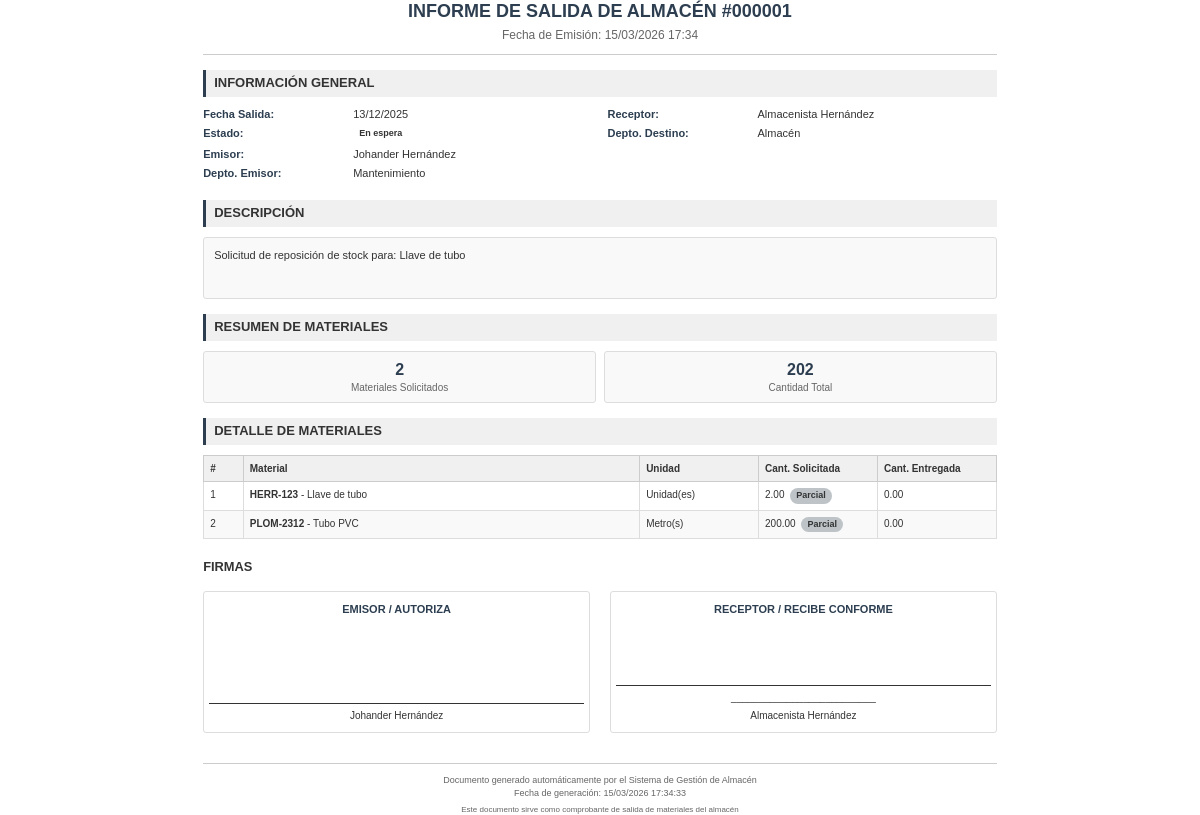
Screenshot of /inventario/imprimirsalida.php?id=1 with the database file from the repository.
### tables this page shows
CREATE TABLE `solicitud_salida_almacen` (
  `id_solicitud` int(11) NOT NULL AUTO_INCREMENT,
  `fecha` date NOT NULL,
  `emisor` varchar(100) NOT NULL,
  `departamento_emisor` int(11) NOT NULL,
  `receptor` varchar(100) NOT NULL,
  `departamento_destino` int(11) NOT NULL,
  `descripcion` text DEFAULT NULL,
  `estado` enum('En espera','Pendiente','Finalizada','Rechazada') DEFAULT 'En espera',
  PRIMARY KEY (`id_solicitud`),
  KEY `departamento_emisor` (`departamento_emisor`),
  KEY `departamento_destino` (`departamento_destino`),
  CONSTRAINT `solicitud_salida_almacen_ibfk_1` FOREIGN KEY (`departamento_emisor`) REFERENCES `departamentos` (`id_departamento`) ON DELETE CASCADE ON UPDATE CASCADE,
  CONSTRAINT `solicitud_salida_almacen_ibfk_2` FOREIGN KEY (`departamento_destino`) REFERENCES `departamentos` (`id_departamento`) ON DELETE CASCADE ON UPDATE CASCADE
);

CREATE TABLE `departamentos` (
  `id_departamento` int(11) NOT NULL AUTO_INCREMENT,
  `nombre` varchar(100) NOT NULL,
  `descripcion` text DEFAULT NULL,
  `ubicacion` varchar(150) DEFAULT NULL,
  `telefono` varchar(20) DEFAULT NULL,
  `email` varchar(100) DEFAULT NULL,
  `responsable` varchar(100) DEFAULT NULL,
  `fecha_creacion` timestamp NOT NULL DEFAULT current_timestamp(),
  PRIMARY KEY (`id_departamento`),
  UNIQUE KEY `nombre` (`nombre`)
);

CREATE TABLE `detalle_salida_almacen` (
  `id_detalle` int(11) NOT NULL AUTO_INCREMENT,
  `id_solicitud` int(11) NOT NULL,
  `id_insumo` varchar(50) NOT NULL,
  `cantidad_solicitada` decimal(10,2) NOT NULL DEFAULT 0.00,
  `cantidad_entregada` decimal(10,2) NOT NULL DEFAULT 0.00,
  `firma_emisor` varchar(255) DEFAULT NULL,
  `firma_receptor` varchar(255) DEFAULT NULL,
  `fecha_registro` timestamp NOT NULL DEFAULT current_timestamp(),
  PRIMARY KEY (`id_detalle`),
  KEY `id_solicitud` (`id_solicitud`),
  KEY `id_insumo` (`id_insumo`),
  CONSTRAINT `detalle_salida_almacen_ibfk_1` FOREIGN KEY (`id_solicitud`) REFERENCES `solicitud_salida_almacen` (`id_solicitud`) ON DELETE CASCADE,
  CONSTRAINT `detalle_salida_almacen_ibfk_2` FOREIGN KEY (`id_insumo`) REFERENCES `insumos` (`id_insumo`) ON DELETE CASCADE
);

CREATE TABLE `insumos` (
  `id_insumo` varchar(50) NOT NULL,
  `abreviatura_categoria` varchar(10) DEFAULT NULL,
  `codigo_numerico` int(11) DEFAULT NULL,
  `nombre` varchar(100) NOT NULL,
  `descripcion` text DEFAULT NULL,
  `unidad_medida` varchar(50) NOT NULL,
  `cantidad` decimal(10,2) DEFAULT 0.00,
  `stock_minimo` decimal(10,2) DEFAULT 1.00,
  `stock_maximo` decimal(10,2) DEFAULT 5.00,
  `imagen` varchar(255) DEFAULT NULL,
  `fecha_registro` datetime DEFAULT current_timestamp(),
  `id_categoria` int(11) DEFAULT NULL,
  PRIMARY KEY (`id_insumo`),
  KEY `fk_categoria_insumo` (`id_categoria`),
  CONSTRAINT `fk_categoria_insumo` FOREIGN KEY (`id_categoria`) REFERENCES `categorias_insumo` (`id_categoria`) ON DELETE SET NULL ON UPDATE CASCADE
);

### inventario/salidaalmacen.php (called while the page is built, shortened)
<?php
class SalidaAlmacen {
    private $conexion;
    public function __construct($conexion) {
        $this->conexion = $conexion;
    }
    public function obtener($id_solicitud) {
        try {
            $sql = "SELECT s.*, d1.nombre AS nombre_departamento_emisor, d2.nombre AS nombre_departamento_destino
                    FROM solicitud_salida_almacen s
                    INNER JOIN departamentos d1 ON s.departamento_emisor = d1.id_departamento
                    INNER JOIN departamentos d2 ON s.departamento_destino = d2.id_departamento
                    WHERE s.id_solicitud = ?";
            $sentencia = $this->conexion->prepare($sql);
            $sentencia->execute([$id_solicitud]);
            return $sentencia->fetch(PDO::FETCH_OBJ);
        } catch(PDOException $e) {
            echo "Error SQL obtener salida: ".$e->getMessage();
            return false;
        }
    }
    public function obtenerDetalle($id_solicitud) {
        try {
            $sql = "SELECT d.id_detalle, d.id_insumo, i.nombre, i.unidad_medida AS unidad, i.imagen,
                           d.cantidad_solicitada, d.cantidad_entregada,
                           d.firma_emisor, d.firma_receptor
                    FROM detalle_salida_almacen d
                    INNER JOIN insumos i ON d.id_insumo = i.id_insumo
                    WHERE d.id_solicitud = ?";
            $sentencia = $this->conexion->prepare($sql);
            $sentencia->execute([$id_solicitud]);
            return $sentencia->fetchAll(PDO::FETCH_OBJ);
        } catch(PDOException $e) {
            echo "Error SQL detalle salida: ".$e->getMessage();
            return [];
        }
    }
}
?>

### inventario/imprimirsalida.php (the view, shortened to what this page needs)
<?php
$id_solicitud = (int)$_GET['id'];
include_once "../conex.php";
require_once "SalidaAlmacen.php";
$salidaObj = new SalidaAlmacen($conexion);
$solicitud = $salidaObj->obtener($id_solicitud);
$detalles = $salidaObj->obtenerDetalle($id_solicitud);
$total_materiales = count($detalles);
$cantidad_total_solicitada = 0;
foreach($detalles as $d) {
    $cantidad_total_solicitada += $d->cantidad_solicitada;
}
?>
<!DOCTYPE html>
<html>
<head>
</head>
<body>
<div class="contenedor">
    <div class="encabezado">
        <h1>INFORME DE SALIDA DE ALMACÉN #<?= str_pad($id_solicitud, 6, '0', STR_PAD_LEFT) ?></h1>
        <div class="subtitulo">Fecha de Emisión: <?= date('d/m/Y H:i') ?></div>
    </div>
    <div class="seccion">
        <h3>INFORMACIÓN GENERAL</h3>
        <div class="compact-grid">
            <div>
                <div class="info-item">
                    <strong>Fecha Salida:</strong> <?= date('d/m/Y', strtotime($solicitud->fecha)) ?>
                </div>
                <div class="info-item">
                    <strong>Estado:</strong>
                    <span class="estado-badge estado-<?= strtolower(str_replace(' ', '-', $solicitud->estado ?? 'pendiente')) ?>">
                        <?= $solicitud->estado ?? 'Pendiente' ?>
                    </span>
                </div>
                <div class="info-item">
                    <strong>Emisor:</strong> <?= htmlspecialchars($solicitud->emisor) ?>
                </div>
                <div class="info-item">
                    <strong>Depto. Emisor:</strong> <?= $solicitud->nombre_departamento_emisor ?>
                </div>
            </div>
            <div>
                <div class="info-item">
                    <strong>Receptor:</strong> <?= htmlspecialchars($solicitud->receptor) ?>
                </div>
                <div class="info-item">
                    <strong>Depto. Destino:</strong> <?= $solicitud->nombre_departamento_destino ?>
                </div>
            </div>
        </div>
    </div>
    <?php if ($solicitud->descripcion): ?>
    <div class="seccion">
        <h3>DESCRIPCIÓN</h3>
        <div class="descripcion">
            <?= nl2br(htmlspecialchars($solicitud->descripcion)) ?>
        </div>
    </div>
    <?php endif; ?>
    <?php if ($total_materiales > 0): ?>
    <div class="seccion">
        <h3>RESUMEN DE MATERIALES</h3>
        <div class="estadisticas">
            <div class="estadistica-item">
                <div class="estadistica-numero"><?= $total_materiales ?></div>
                <div class="estadistica-texto">Materiales Solicitados</div>
            </div>
            <div class="estadistica-item">
                <div class="estadistica-numero"><?= $cantidad_total_solicitada ?></div>
                <div class="estadistica-texto">Cantidad Total</div>
            </div>
        </div>
    </div>
    <?php endif; ?>
    <?php if (!empty($detalles)): ?>
    <div class="seccion">
        <h3>DETALLE DE MATERIALES</h3>
        <table class="tabla-materiales">
            <thead>
                <tr>
                    <th style="width: 5%">#</th>
                    <th style="width: 50%">Material</th>
                    <th style="width: 15%">Unidad</th>
                    <th style="width: 15%">Cant. Solicitada</th>
                    <th style="width: 15%">Cant. Entregada</th>
                </tr>
            </thead>
            <tbody>
                <?php foreach($detalles as $index => $d): ?>
                <tr>
                    <td><?= $index + 1 ?></td>
                    <td>
                        <strong><?= htmlspecialchars($d->id_insumo) ?></strong> -
                        <?= htmlspecialchars(substr($d->nombre, 0, 40)) ?>
                    </td>
                    <td><?= htmlspecialchars($d->unidad) ?></td>
                    <td>
                        <?= $d->cantidad_solicitada ?>
                        <?php if (isset($d->cantidad_entregada) && $d->cantidad_entregada < $d->cantidad_solicitada): ?>
                            <span class="estado-badge estado-pendiente" style="margin-left: 3px;">Parcial</span>
                        <?php endif; ?>
                    </td>
                    <td>
                        <?= $d->cantidad_entregada ?? '0' ?>
                    </td>
                </tr>
                <?php endforeach; ?>
            </tbody>
        </table>
    </div>
    <?php endif; ?>
    <div class="firma-section">
        <h3>FIRMAS</h3>
        <div class="firma-container">
            <div class="firma-box">
                <strong>EMISOR / AUTORIZA</strong>
                <div class="firma-img-container">
                    <?php if (!empty($detalles[0]->firma_emisor)): ?>
                        <img src="<?= $detalles[0]->firma_emisor ?>" alt="Firma Emisor" class="firma-img">
                    <?php else: ?>
                        <div style="height: 40px;"></div>
                    <?php endif; ?>
                    <div class="firma-line"></div>
                </div>
                <div class="nombre-firma">
                    <?= htmlspecialchars($solicitud->emisor) ?>
                </div>
            </div>
            <div class="firma-box">
                <strong>RECEPTOR / RECIBE CONFORME</strong>
                <div class="firma-img-container">
                    <div style="height: 40px;"></div>
                    <div class="firma-line"></div>
                </div>
                <div class="nombre-firma">
                    __________________________<br>
                    <span style="margin-top: 5px; display: block;">
                        <?= htmlspecialchars($solicitud->receptor) ?>
                    </span>
                </div>
            </div>
        </div>
    </div>
    <div class="pie-pagina">
        <div>Documento generado automáticamente por el Sistema de Gestión de Almacén</div>
        <div>Fecha de generación: <?= date('d/m/Y H:i:s') ?></div>
        <div style="margin-top: 5px; font-size: 8px;">
            Este documento sirve como comprobante de salida de materiales del almacén
        </div>
    </div>
</div>
</body>
</html>

### inventario/imprimirsalida.php (style rules this page uses)
body { font-family: Arial, sans-serif; font-size: 11px; line-height: 1.3; color: #333; background: white; margin: 0; padding: 0; }
.contenedor { max-width: 210mm; margin: 0 auto; padding: 0; box-sizing: border-box; }
.encabezado { text-align: center; margin-bottom: 15px; border-bottom: 1px solid #ccc; padding-bottom: 10px; }
.encabezado h1 { margin: 0 0 5px 0; font-size: 18px; color: #2c3e50; }
.encabezado .subtitulo { font-size: 12px; color: #666; }
.info-item { display: flex; margin-bottom: 5px; }
.info-item strong { min-width: 150px; color: #2c3e50; }
.seccion { margin-bottom: 15px; }
.seccion h3 { background: #f0f0f0; color: #333; padding: 5px 8px; margin: 0 0 10px 0; font-size: 13px; border-left: 3px solid #2c3e50; }
.descripcion { border: 1px solid #ddd; padding: 10px; border-radius: 3px; background: #f9f9f9; margin-bottom: 15px; font-size: 11px; min-height: 40px; }
.tabla-materiales { width: 100%; border-collapse: collapse; margin-bottom: 15px; font-size: 10px; }
.tabla-materiales th { background: #f0f0f0; color: #333; padding: 6px; text-align: left; font-weight: bold; border: 1px solid #ccc; }
.tabla-materiales td { padding: 6px; border: 1px solid #ddd; vertical-align: top; }
.tabla-materiales tr:nth-child(even) { background: #f9f9f9; }
.estado-badge { display: inline-block; padding: 2px 6px; border-radius: 10px; font-size: 9px; font-weight: bold; }
.estado-pendiente { background: #bdc3c7; color: #333; }
.firma-section { margin-top: 20px; margin-bottom: 20px; }
.firma-container { display: grid; grid-template-columns: repeat(2, 1fr); gap: 20px; margin-top: 15px; }
.firma-box { text-align: center; padding: 10px 5px; border: 1px solid #ddd; border-radius: 3px; min-height: 120px; font-size: 10px; display: flex; flex-direction: column; }
.firma-box strong { display: block; margin-bottom: 5px; color: #2c3e50; font-size: 11px; }
.firma-img-container { flex-grow: 1; display: flex; flex-direction: column; justify-content: flex-end; min-height: 60px; }
.firma-line { border-top: 1px solid #333; width: 100%; margin-top: auto; }
.nombre-firma { margin-top: 5px; font-size: 10px; text-align: center; }
.estadisticas { display: grid; grid-template-columns: repeat(2, 1fr); gap: 8px; margin-bottom: 15px; font-size: 10px; }
.estadistica-item { text-align: center; padding: 8px; border: 1px solid #ddd; border-radius: 3px; background: #f9f9f9; }
.estadistica-numero { font-size: 16px; font-weight: bold; color: #2c3e50; }
.estadistica-texto { font-size: 10px; color: #666; }
.compact-grid { display: grid; grid-template-columns: repeat(2, 1fr); gap: 15px; margin-bottom: 15px; }
.pie-pagina { text-align: center; margin-top: 30px; padding-top: 10px; border-top: 1px solid #ccc; font-size: 9px; color: #666; line-height: 1.4; }

### rows the page displays
solicitud_salida_almacen: fecha "13/12/2025", estado "En espera", emisor "Johander Hernández", departamento_emisor.nombre "Mantenimiento", receptor "Almacenista Hernández", departamento_destino.nombre "Almacén", descripcion "Solicitud de reposición de stock para: Llave de tubo"
detalle_salida_almacen: id_insumo "HERR-123", id_insumo.nombre "Llave de tubo", id_insumo.unidad_medida "Unidad(es)", cantidad_solicitada "2.00", shows "Parcial", cantidad_entregada "0.00"
detalle_salida_almacen: id_insumo "PLOM-2312", id_insumo.nombre "Tubo PVC", id_insumo.unidad_medida "Metro(s)", cantidad_solicitada "200.00", shows "Parcial", cantidad_entregada "0.00"

### other values shown
str_pad($id_solicitud, 6, '0', STR_PAD_LEFT) "000001"
$total_materiales "2"
$cantidad_total_solicitada "202"
